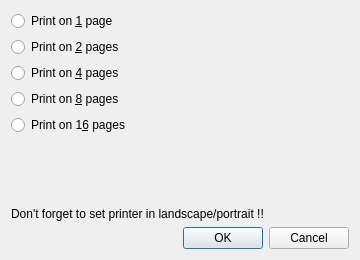
<?xml version="1.0" encoding="UTF-8"?>
<ui version="4.0">
 <class>PrintDialog</class>
 <widget class="QDialog" name="PrintDialog">
  <property name="geometry">
   <rect>
    <x>0</x>
    <y>0</y>
    <width>360</width>
    <height>260</height>
   </rect>
  </property>
  <property name="windowTitle">
   <string>Print ClassDiagram</string>
  </property>
  <layout class="QVBoxLayout" name="mainLayout">
   <item>
    <widget class="QRadioButton" name="radioPages1">
     <property name="text">
      <string>Print on &amp;1 page</string>
     </property>
    </widget>
   </item>
   <item>
    <widget class="QRadioButton" name="radioPages2">
     <property name="text">
      <string>Print on &amp;2 pages</string>
     </property>
    </widget>
   </item>
   <item>
    <widget class="QRadioButton" name="radioPages4">
     <property name="text">
      <string>Print on &amp;4 pages</string>
     </property>
    </widget>
   </item>
   <item>
    <widget class="QRadioButton" name="radioPages8">
     <property name="text">
      <string>Print on &amp;8 pages</string>
     </property>
    </widget>
   </item>
   <item>
    <widget class="QRadioButton" name="radioPages16">
     <property name="text">
      <string>Print on 1&amp;6 pages</string>
     </property>
    </widget>
   </item>
   <item>
    <spacer name="vSpacer">
     <property name="orientation">
      <enum>Qt::Orientation::Vertical</enum>
     </property>
     <property name="sizeHint" stdset="0">
      <size>
       <width>20</width>
       <height>10</height>
      </size>
     </property>
    </spacer>
   </item>
   <item>
    <widget class="QLabel" name="labelOrientation">
     <property name="text">
      <string>Don't forget to set printer in landscape/portrait !!</string>
     </property>
    </widget>
   </item>
   <item>
    <widget class="QDialogButtonBox" name="buttonBox">
     <property name="orientation">
      <enum>Qt::Orientation::Horizontal</enum>
     </property>
     <property name="standardButtons">
      <set>QDialogButtonBox::StandardButton::Cancel|QDialogButtonBox::StandardButton::Ok</set>
     </property>
    </widget>
   </item>
  </layout>
 </widget>
 <resources/>
 <connections/>
</ui>
